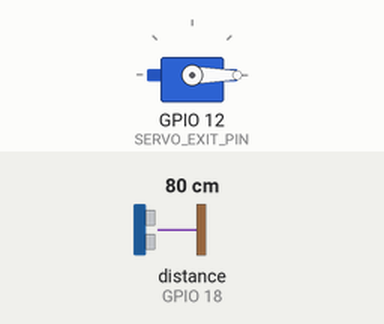
The sketch below on a simulated ESP32. On the bench: servo. Wiring (inferred from the names in the program): ultrasonic range finder: trigger GPIO 5; echo GPIO 18. The inputs (shaded band) are chosen by the test bench; at power-on: distance to the obstacle (sensor on GPIO 18) 80 cm. The echo pulse lasts 58.3 µs per cm; WiFi joins after 1.5 s; servers stay silent unless stated; no MQTT or app messages arrive unless stated; what the sketch prints to the serial monitor is not drawn.

Above: at 2.7 s.
2.8 s: distance to the obstacle (sensor on GPIO 18) set to 18 cm
4.3 s: distance to the obstacle (sensor on GPIO 18) set to 13 cm
At 4.8 s:
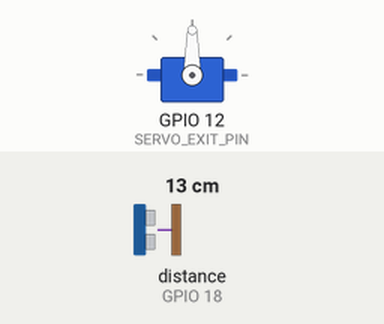
Timing chart, 0 to 8.8 s (numbered marks = the images above; inputs shaded):
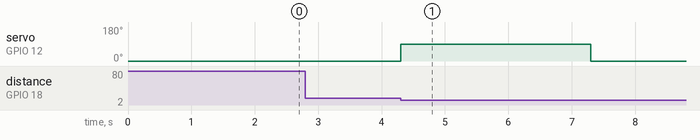

Measured:
- the behaviour switches between 16 and 15 cm on distance to the obstacle (sensor on GPIO 18) (found by bisection; images 0 and 1)
- after the input at 4.3 s, servo on GPIO 12 (SERVO_EXIT_PIN): 0° → 90° at once, → 0° 3.0 s later

The sketch:

ESP_EXIT.ino
```cpp
#include <WiFi.h>
#include <PubSubClient.h>
#include <ESP32Servo.h>

const char* ssid = "NVQ";
const char* password = "17012004";


const char* mqtt_server = "10.12.175.1";

#define TRIG_PIN 5
#define ECHO_PIN 18

#define SERVO_EXIT_PIN 12

Servo servoExit;

WiFiClient espClient;

PubSubClient client(espClient);

bool carOut = false;

float distanceRead()
{

  digitalWrite(
    TRIG_PIN,
    LOW
  );

  delayMicroseconds(2);


  digitalWrite(
    TRIG_PIN,
    HIGH
  );

  delayMicroseconds(10);


  digitalWrite(
    TRIG_PIN,
    LOW
  );


  long time =
    pulseIn(
      ECHO_PIN,
      HIGH,
      30000
    );


  if(time == 0)
    return 999;


  return time * 0.034 / 2;

}


void setupWifi()
{

  Serial.print(
    "Connecting WIFI"
  );


  WiFi.begin(
    ssid,
    password
  );


  while(
    WiFi.status() != WL_CONNECTED
  )
  {

    delay(500);

    Serial.print(".");

  }


  Serial.println();

  Serial.println(
    "WIFI OK"
  );


  Serial.print(
    "ESP IP: "
  );

  Serial.println(
    WiFi.localIP()
  );

}

void reconnect()
{

  if(
    !client.connected()
  )
  {

    Serial.print(
      "Connecting MQTT..."
    );


    if(
      client.connect(
        "ESP32_EXIT"
      )
    )
    {

      Serial.println(
        "OK"
      );

    }
    else
    {

      Serial.print(
        "FAILED state="
      );

      Serial.println(
        client.state()
      );

    }

  }

}

void setup()
{

  Serial.begin(
    115200
  );

  pinMode(
    TRIG_PIN,
    OUTPUT
  );

  pinMode(
    ECHO_PIN,
    INPUT
  );

  servoExit.setPeriodHertz(
    50
  );


  servoExit.attach(
    SERVO_EXIT_PIN,
    500,
    2400
  );

  servoExit.write(
    0
  );

  setupWifi();

  client.setServer(
    mqtt_server,
    1883
  );

}

void loop()
{
  if(
    !client.connected()
  )
  {
    reconnect();
  }


  client.loop();
  float d =
    distanceRead();


  Serial.print(
    "Distance: "
  );

  Serial.println(
    d
  );

  if(
    d < 15 &&
    carOut == false
  )
  {

    carOut = true;


    Serial.println(
      "XE RA"
    );

    servoExit.write(
      90
    );
    if(
      client.connected()
    )
    {

      client.publish(
        "parking/exit",
        "OUT"
      );


      Serial.println(
        "MQTT: OUT"
      );

    }

    delay(3000);

    servoExit.write(
      0
    );


    Serial.println(
      "DONG THANH CHAN"
    );

  }

  if(
    d > 30
  )
  {

    carOut = false;

  }

}
```
